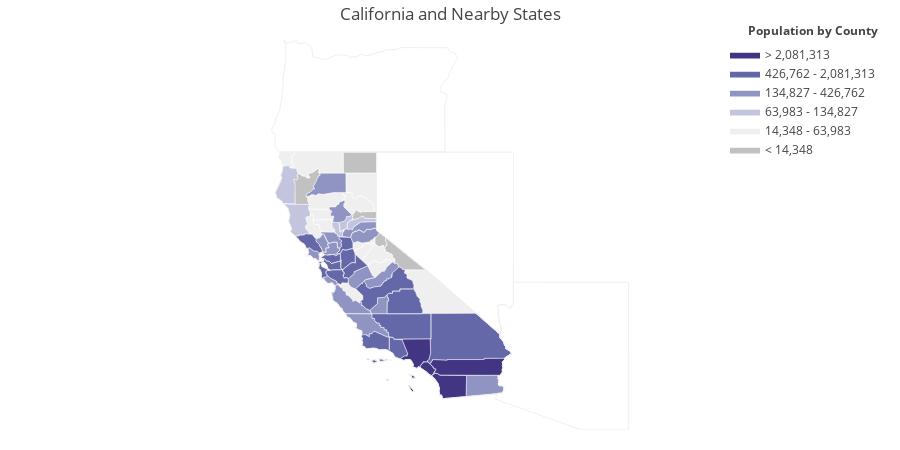

Notebook cell for this chart:
### Code cell
df_sample = pd.read_csv('https://raw.githubusercontent.com/plotly/datasets/master/minoritymajority.csv')
df_sample_r = df_sample[df_sample['STNAME'] == 'California']

values = df_sample_r['TOT_POP'].tolist()
fips = df_sample_r['FIPS'].tolist()

colorscale = [
    'rgb(193, 193, 193)',
    'rgb(239,239,239)',
    'rgb(195, 196, 222)',
    'rgb(144,148,194)',
    'rgb(101,104,168)',
    'rgb(65, 53, 132)'
]

fig = ff.create_choropleth(
    fips=fips, values=values, scope=['CA', 'AZ', 'Nevada', 'Oregon', ' Idaho'],
    binning_endpoints=[14348, 63983, 134827, 426762, 2081313], colorscale=colorscale,
    county_outline={'color': 'rgb(255,255,255)', 'width': 0.5}, round_legend_values=True,
    legend_title='Population by County', title='California and Nearby States'
)
iplot(fig, filename='choropleth_california_and_surr_states_outlines')

### Figure 1 — Plotly figure (JSON) as saved in the notebook; plotly's stock layout.template omitted (floating-point values rounded to 4 significant figures; data arrays with more than 128 entries replaced by an {"elided": "..."} marker saying what was removed)
{"data": [{"fill": "toself", "fillcolor": "rgb(193, 193, 193)", "hoverinfo": "none", "line": {"color": "rgb(255,255,255)", "width": 0.5}, "mode": "lines", "name": "< 14,348", "type": "scatter", "uid": "e05e7372-e127-4593-8b00-c74cba214bbc", "x": [-120.1, -119.9, -119.9, -119.6, -119.6, -119.5, -119.6, -119.6, -119.6, -119.6, -119.7, -119.7, -119.9, -120.1, -120.1, null, -121.5, -121.4, -120.0, -120.0, -121.4, -121.5, null, -119.6, -119.6, -119.6, -119.6, -119.5, -119.6, -119.6, -117.8, -118.9, -118.9, -119.0, -119.1, -119.3, -119.2, -119.2, -119.3, -119.3, -119.3, -119.4, -119.5, -119.5, -119.5, -119.6, -119.6, -119.6, null, -121.1, -121.0, -121.0, -120.9, -120.9, -120.9, -120.8, -120.7, -120.7, -120.7, -120.0, -120.0, -120.5, -120.6, -120.7, -120.8, -121.0, -121.1, null, -123.6, -123.6, -123.5, -123.4, -123.4, -123.5, -123.4, -123.4, -123.3, -123.2, -123.1, -123.0, -122.9, -122.9, -123.0, -123.0, -122.8, -122.7, -122.6, -122.6, -122.6, -122.5, -122.5, -122.4, -122.5, -122.5, -122.5, -122.6, -122.6, -122.7, -122.7, -122.8, -122.7, -122.8, -122.9, -123.0, -123.1, -123.1, -123.0, -123.0, -122.9, -123.5, -123.5, -123.6, -123.6, null], "y": [38.7, 38.86, 38.93, 38.71, 38.61, 38.5, 38.41, 38.39, 38.37, 38.33, 38.37, 38.42, 38.36, 38.45, 38.7, null, 41.95, 42.0, 41.99, 41.18, 41.18, 41.95, null, 38.29, 38.37, 38.39, 38.41, 38.48, 38.61, 38.71, 37.46, 37.48, 37.55, 37.58, 37.73, 37.73, 37.79, 37.89, 37.95, 38.02, 38.08, 38.12, 38.1, 38.16, 38.14, 38.2, 38.24, 38.29, null, 39.54, 39.56, 39.64, 39.69, 39.74, 39.78, 39.71, 39.72, 39.68, 39.71, 39.72, 39.45, 39.45, 39.52, 39.53, 39.45, 39.39, 39.54, null, 40.93, 40.95, 40.91, 40.94, 41.03, 41.09, 41.09, 41.18, 41.14, 41.08, 41.08, 41.0, 40.99, 41.03, 41.09, 41.18, 41.2, 41.29, 41.33, 41.33, 41.37, 41.32, 41.21, 41.16, 41.11, 41.07, 41.01, 40.97, 40.9, 40.83, 40.79, 40.69, 40.58, 40.56, 40.45, 40.42, 40.34, 40.28, 40.24, 40.14, 39.98, 39.98, 40.73, 40.84, 40.93, null]}, {"fill": "toself", "fillcolor": "rgb(239,239,239)", "hoverinfo": "none", "line": {"color": "rgb(255,255,255)", "width": 0.5}, "mode": "lines", "name": "14,348 - 63,983", "type": "scatter", "uid": "17a15023-83e6-4776-8b75-4f387f927da5", "x": {"elided": "372 float values"}, "y": {"elided": "372 float values"}}, {"fill": "toself", "fillcolor": "rgb(195, 196, 222)", "hoverinfo": "none", "line": {"color": "rgb(255,255,255)", "width": 0.5}, "mode": "lines", "name": "63,983 - 134,827", "type": "scatter", "uid": "343d8a27-9a09-4aeb-899e-d45c9ebde359", "x": [-124.4, -124.1, -124.1, -124.2, -124.2, -124.1, -124.1, -123.8, -123.8, -123.5, -123.5, -123.4, -123.5, -123.4, -123.5, -123.6, -123.6, -123.6, -123.5, -123.5, -124.1, -124.1, -124.4, -124.3, -124.4, null, -124.0, -122.9, -122.9, -123.0, -123.0, -122.9, -122.9, -122.9, -123.1, -123.1, -123.0, -123.1, -123.1, -123.0, -123.0, -122.9, -122.8, -123.1, -123.1, -123.1, -123.4, -123.4, -123.5, -123.7, -123.7, -123.7, -123.8, -123.8, -123.8, -123.8, -123.9, -124.0, null, -121.3, -121.3, -121.1, -120.8, -120.7, -120.6, -120.5, -120.0, -120.0, -120.7, -121.0, -121.0, -121.1, -121.1, -121.2, -121.3, -121.3, null, -121.9, -121.9, -121.6, -121.6, -121.5, -121.4, -121.4, -121.5, -121.5, -121.6, -121.6, -121.6, -121.7, -121.7, -121.8, -121.8, -121.8, -121.8, -121.9, -121.9, -121.9, null, -121.6, -121.6, -121.5, -121.4, -121.3, -121.2, -121.1, -121.0, -121.0, -121.1, -121.0, -121.1, -121.2, -121.3, -121.3, -121.3, -121.5, -121.6, -121.6, -121.6, -121.6, null], "y": [40.44, 40.93, 41.03, 41.05, 41.13, 41.23, 41.46, 41.46, 41.38, 41.37, 41.24, 41.18, 41.08, 41.01, 40.91, 40.95, 40.93, 40.84, 40.73, 40.0, 40.02, 40.1, 40.26, 40.31, 40.44, null, 40.0, 39.98, 39.94, 39.91, 39.85, 39.75, 39.71, 39.53, 39.5, 39.41, 39.24, 39.17, 39.08, 39.0, 39.0, 38.9, 38.85, 38.85, 38.84, 38.81, 38.81, 38.78, 38.76, 38.92, 38.96, 39.05, 39.35, 39.55, 39.69, 39.72, 39.83, 40.0, null, 39.11, 39.27, 39.38, 39.44, 39.53, 39.52, 39.45, 39.45, 39.32, 39.3, 39.11, 39.05, 39.01, 39.04, 39.01, 39.03, 39.11, null, 39.24, 39.3, 39.31, 38.92, 38.97, 39.0, 38.93, 38.93, 38.73, 38.74, 38.76, 38.79, 38.74, 38.86, 38.88, 38.9, 38.95, 39.0, 39.13, 39.15, 39.24, null, 39.25, 39.32, 39.31, 39.36, 39.52, 39.52, 39.56, 39.64, 39.56, 39.54, 39.39, 39.38, 39.28, 39.27, 39.03, 39.05, 38.97, 38.92, 39.06, 39.1, 39.25, null]}, {"fill": "toself", "fillcolor": "rgb(144,148,194)", "hoverinfo": "none", "line": {"color": "rgb(255,255,255)", "width": 0.5}, "mode": "lines", "name": "134,827 - 426,762", "type": "scatter", "uid": "726b47fb-878c-4ecd-882c-a9fa21c42058", "x": {"elided": "383 float values"}, "y": {"elided": "383 float values"}}, {"fill": "toself", "fillcolor": "rgb(101,104,168)", "hoverinfo": "none", "line": {"color": "rgb(255,255,255)", "width": 0.5}, "mode": "lines", "name": "426,762 - 2,081,313", "type": "scatter", "uid": "0f99bedd-5e25-4b86-9c9c-a106cf89e65a", "x": {"elided": "432 float values"}, "y": {"elided": "432 float values"}}, {"fill": "toself", "fillcolor": "rgb(65, 53, 132)", "hoverinfo": "none", "line": {"color": "rgb(255,255,255)", "width": 0.5}, "mode": "lines", "name": "> 2,081,313", "type": "scatter", "uid": "84cbcee8-b9f7-432a-9887-a49265d4dc5f", "x": [-118.6, -118.4, -118.3, -118.5, -118.5, -118.6, -118.6, null, -118.6, -118.6, -118.4, -118.4, -118.5, -118.6, null, -118.9, -118.9, -118.8, -118.7, -118.7, -118.6, -118.9, -117.7, -117.6, -117.7, -117.8, -117.8, -118.0, -118.0, -118.1, -118.1, -118.2, -118.2, -118.3, -118.4, -118.4, -118.4, -118.5, -118.5, -118.7, -118.8, -118.9, null, -118.1, -118.1, -118.0, -118.0, -117.8, -117.5, -117.5, -117.4, -117.5, -117.5, -117.6, -117.6, -118.1, null, -117.7, -117.7, -117.6, -117.6, -117.6, -117.6, -116.9, -116.9, -115.3, -115.3, -114.4, -114.4, -114.5, -114.5, -114.5, -114.5, -114.5, -114.5, -114.6, -117.2, -117.4, -117.5, -117.4, -117.5, -117.5, -117.6, -117.7, null, -117.6, -117.6, -117.5, -117.5, -117.4, -117.2, -116.1, -116.1, -117.1, -117.2, -117.2, -117.3, -117.3, -117.3, -117.5, -117.6, null], "y": [33.48, 33.41, 33.31, 33.33, 33.42, 33.44, 33.48, null, 33.03, 33.03, 32.82, 32.8, 32.85, 33.03, null, 34.05, 34.07, 34.17, 34.17, 34.24, 34.24, 34.82, 34.82, 34.29, 34.02, 34.0, 33.95, 33.95, 33.9, 33.85, 33.74, 33.76, 33.72, 33.7, 33.74, 33.77, 33.84, 33.97, 34.04, 34.03, 34.0, 34.05, null, 33.75, 33.85, 33.9, 33.95, 33.95, 33.76, 33.71, 33.66, 33.53, 33.47, 33.45, 33.39, 33.75, null, 33.89, 33.93, 33.93, 33.97, 33.99, 34.03, 34.0, 34.03, 34.03, 34.08, 34.08, 34.02, 33.93, 33.9, 33.81, 33.71, 33.68, 33.55, 33.43, 33.43, 33.51, 33.51, 33.66, 33.71, 33.76, 33.77, 33.89, null, 33.39, 33.45, 33.47, 33.51, 33.51, 33.43, 33.43, 32.62, 32.53, 32.67, 32.67, 32.84, 32.9, 33.12, 33.33, 33.39, null]}, {"hoverinfo": "text", "legendgroup": "centroids", "marker": {"color": "white", "opacity": 0}, "mode": "markers", "name": "US Counties", "selected": {"marker": {"color": "white", "opacity": 1, "size": 3}}, "showlegend": false, "text": ["County: Ventura<br>State: California<br>FIPS: 06111<br>Value: 835981", "County: Ventura<br>State: California<br>FIPS: 06111<br>Value: 835981", "County: Ventura<br>State: California<br>FIPS: 06111<br>Value: 835981", "County: Santa Barbara<br>State: California<br>FIPS: 06083<br>Value: 431249", "County: Santa Barbara<br>State: California<br>FIPS: 06083<br>Value: 431249", "County: Santa Barbara<br>State: California<br>FIPS: 06083<br>Value: 431249", "County: Santa Barbara<br>State: California<br>FIPS: 06083<br>Value: 431249", "County: Santa Barbara<br>State: California<br>FIPS: 06083<br>Value: 431249", "County: San Francisco<br>State: California<br>FIPS: 06075<br>Value: 825863", "County: San Francisco<br>State: California<br>FIPS: 06075<br>Value: 825863", "County: San Francisco<br>State: California<br>FIPS: 06075<br>Value: 825863", "County: San Francisco<br>State: California<br>FIPS: 06075<br>Value: 825863", "County: San Francisco<br>State: California<br>FIPS: 06075<br>Value: 825863", "County: Marin<br>State: California<br>FIPS: 06041<br>Value: 256069", "County: Marin<br>State: California<br>FIPS: 06041<br>Value: 256069", "County: Los Angeles<br>State: California<br>FIPS: 06037<br>Value: 9962789", "County: Los Angeles<br>State: California<br>FIPS: 06037<br>Value: 9962789", "County: Los Angeles<br>State: California<br>FIPS: 06037<br>Value: 9962789", "County: Del Norte<br>State: California<br>FIPS: 06015<br>Value: 28290", "County: Del Norte<br>State: California<br>FIPS: 06015<br>Value: 28290", "County: Alameda<br>State: California<br>FIPS: 06001<br>Value: 1554720", "County: Alpine<br>State: California<br>FIPS: 06003<br>Value: 1129", "County: Amador<br>State: California<br>FIPS: 06005<br>Value: 37035", "County: Butte<br>State: California<br>FIPS: 06007<br>Value: 221539", "County: Calaveras<br>State: California<br>FIPS: 06009<br>Value: 44742", "County: Colusa<br>State: California<br>FIPS: 06011<br>Value: 21411", "County: Contra Costa<br>State: California<br>FIPS: 06013<br>Value: 1079597", "County: El Dorado<br>State: California<br>FIPS: 06017<br>Value: 180561", "County: Fresno<br>State: California<br>FIPS: 06019<br>Value: 947895", "County: Glenn<br>State: California<br>FIPS: 06021<br>Value: 27992", "County: Humboldt<br>State: California<br>FIPS: 06023<br>Value: 134827", "County: Imperial<br>State: California<br>FIPS: 06025<br>Value: 176948", "County: Inyo<br>State: California<br>FIPS: 06027<br>Value: 18495", "County: Kern<br>State: California<br>FIPS: 06029<br>Value: 856158", "County: Kings<br>State: California<br>FIPS: 06031<br>Value: 151364", "County: Lake<br>State: California<br>FIPS: 06033<br>Value: 63983", "County: Lassen<br>State: California<br>FIPS: 06035<br>Value: 33658", "County: Madera<br>State: California<br>FIPS: 06039<br>Value: 152218", "County: Mariposa<br>State: California<br>FIPS: 06043<br>Value: 17905", "County: Mendocino<br>State: California<br>FIPS: 06045<br>Value: 87428", "County: Merced<br>State: California<br>FIPS: 06047<br>Value: 262305", "County: Modoc<br>State: California<br>FIPS: 06049<br>Value: 9327", "County: Mono<br>State: California<br>FIPS: 06051<br>Value: 14348", "County: Monterey<br>State: California<br>FIPS: 06053<br>Value: 426762", "County: Napa<br>State: California<br>FIPS: 06055<br>Value: 139045", "County: Nevada<br>State: California<br>FIPS: 06057<br>Value: 98292", "County: Orange<br>State: California<br>FIPS: 06059<br>Value: 3090132", "County: Placer<br>State: California<br>FIPS: 06061<br>Value: 361682", "County: Plumas<br>State: California<br>FIPS: 06063<br>Value: 19399", "County: Riverside<br>State: California<br>FIPS: 06065<br>Value: 2268783", "County: Sacramento<br>State: California<br>FIPS: 06067<br>Value: 1450121", "County: San Benito<br>State: California<br>FIPS: 06069<br>Value: 56884", "County: San Bernardino<br>State: California<br>FIPS: 06071<br>Value: 2081313", "County: San Diego<br>State: California<br>FIPS: 06073<br>Value: 3177063", "County: San Joaquin<br>State: California<br>FIPS: 06077<br>Value: 702612", "County: San Luis Obispo<br>State: California<br>FIPS: 06079<br>Value: 274804", "County: San Mateo<br>State: California<br>FIPS: 06081<br>Value: 739311", "County: Santa Clara<br>State: California<br>FIPS: 06085<br>Value: 1837504", "County: Santa Cruz<br>State: California<br>FIPS: 06087<br>Value: 266776", "County: Shasta<br>State: California<br>FIPS: 06089<br>Value: 178586", "County: Sierra<br>State: California<br>FIPS: 06091<br>Value: 3086", "County: Siskiyou<br>State: California<br>FIPS: 06093<br>Value: 44154", "County: Solano<br>State: California<br>FIPS: 06095<br>Value: 420757", "County: Sonoma<br>State: California<br>FIPS: 06097<br>Value: 491829", "County: Stanislaus<br>State: California<br>FIPS: 06099<br>Value: 521726", "County: Sutter<br>State: California<br>FIPS: 06101<br>Value: 95022", "County: Tehama<br>State: California<br>FIPS: 06103<br>Value: 63406", "County: Trinity<br>State: California<br>FIPS: 06105<br>Value: 13526", "County: Tulare<br>State: California<br>FIPS: 06107<br>Value: 451977", "County: Tuolumne<br>State: California<br>FIPS: 06109<br>Value: 54008", "County: Yolo<br>State: California<br>FIPS: 06113<br>Value: 204118", "County: Yuba<br>State: California<br>FIPS: 06115<br>Value: 72926"], "type": "scatter", "uid": "e522c75c-d4c4-4d34-81b2-2606bcf6ddd4", "unselected": {"marker": {"opacity": 0}}, "x": [[-119.4], [-119.1], [-119.5], [-119.0], [-119.7], [-120.1], [-120.4], [-120.0], [-123.0], [-122.3], [-122.4], [-122.4], [-122.4], [-122.4], [-122.7], [-118.4], [-118.5], [-118.2], [-124.2], [-123.9], -121.9, -119.8, -120.7, -121.6, -120.6, -122.2, -121.9, -120.5, -119.6, -122.4, -123.9, -115.4, -117.4, -118.7, -119.8, -122.8, -120.6, -119.8, -119.9, -123.4, -120.7, -120.7, -118.9, -121.2, -122.3, -120.8, -117.8, -120.7, -120.8, -116.0, -121.3, -121.1, -116.2, -116.7, -121.3, -120.4, -122.3, -121.7, -122.0, -122.0, -120.5, -122.5, -121.9, -122.9, -121.0, -121.7, -122.2, -123.1, -118.8, -120.0, -121.9, -121.4], "y": [[34.01], [34.47], [33.25], [33.48], [34.01], [33.97], [34.04], [34.72], [37.7], [37.78], [37.82], [37.86], [37.76], [37.86], [38.07], [33.38], [32.9], [34.36], [41.95], [41.74], 37.65, 38.6, 38.45, 39.67, 38.2, 39.18, 37.92, 38.78, 36.76, 39.6, 40.7, 33.04, 36.51, 35.34, 36.08, 39.1, 40.67, 37.22, 37.58, 39.44, 37.19, 41.59, 37.94, 36.22, 38.51, 39.3, 33.7, 39.06, 40.0, 33.74, 38.45, 36.61, 34.84, 33.03, 37.93, 35.39, 37.42, 37.23, 37.06, 40.76, 39.58, 41.59, 38.27, 38.53, 37.56, 39.03, 40.13, 40.65, 36.22, 38.03, 38.69, 39.27]}, {"hoverinfo": "text", "legendgroup": "States", "line": {"color": "rgb(240, 240, 240)", "width": 1}, "mode": "lines", "showlegend": false, "type": "scatter", "uid": "0aedbfc9-f7d8-43b3-8985-0801275742af", "x": {"elided": "488 float values"}, "y": {"elided": "488 float values"}}], "layout": {"annotations": [{"showarrow": false, "text": "<b>Population by County</b>", "x": 1, "xanchor": "right", "xref": "paper", "y": 1.05, "yref": "paper"}], "dragmode": "select", "height": 450, "hovermode": "closest", "legend": {"traceorder": "reversed", "x": 1, "xanchor": "right", "y": 1, "yanchor": "top"}, "margin": {"b": 20, "l": 20, "r": 20, "t": 40}, "title": {"text": "California and Nearby States"}, "width": 900, "xaxis": {"autorange": false, "fixedrange": true, "range": [-135.5, -98.11], "showgrid": false, "showticklabels": false, "type": "linear", "zeroline": false}, "yaxis": {"autorange": false, "fixedrange": true, "range": [31.33, 46.29], "showgrid": false, "showticklabels": false, "type": "linear", "zeroline": false}}}
